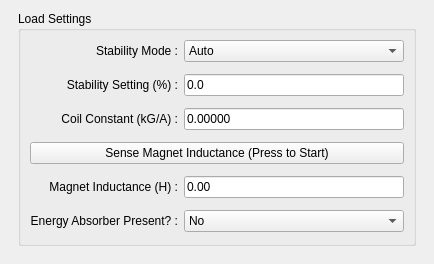
          <widget class="QWidget" name="loadPage">
           <property name="geometry">
            <rect>
             <x>0</x>
             <y>0</y>
             <width>429</width>
             <height>264</height>
            </rect>
           </property>
           <attribute name="label">
            <string>Load</string>
           </attribute>
           <layout class="QVBoxLayout" name="loadPageLayout">
            <property name="leftMargin">
             <number>18</number>
            </property>
            <property name="rightMargin">
             <number>18</number>
            </property>
            <property name="bottomMargin">
             <number>18</number>
            </property>
            <item>
             <widget class="QGroupBox" name="loadGroupBox">
              <property name="title">
               <string>Load Settings</string>
              </property>
              <layout class="QGridLayout" name="loadGroupLayout">
               <property name="verticalSpacing">
                <number>12</number>
               </property>
               <item row="1" column="3">
                <widget class="QLineEdit" name="stabilitySettingEdit">
                 <property name="text">
                  <string>0.0</string>
                 </property>
                </widget>
               </item>
               <item row="6" column="2" colspan="2">
                <spacer name="verticalSpacer_9">
                 <property name="orientation">
                  <enum>Qt::Vertical</enum>
                 </property>
                 <property name="sizeHint" stdset="0">
                  <size>
                   <width>20</width>
                   <height>190</height>
                  </size>
                 </property>
                </spacer>
               </item>
               <item row="0" column="0">
                <spacer name="horizontalSpacer">
                 <property name="orientation">
                  <enum>Qt::Horizontal</enum>
                 </property>
                 <property name="sizeHint" stdset="0">
                  <size>
                   <width>133</width>
                   <height>20</height>
                  </size>
                 </property>
                </spacer>
               </item>
               <item row="2" column="3">
                <widget class="QLineEdit" name="coilConstantEdit">
                 <property name="text">
                  <string>0.00000</string>
                 </property>
                </widget>
               </item>
               <item row="0" column="4">
                <spacer name="horizontalSpacer_2">
                 <property name="orientation">
                  <enum>Qt::Horizontal</enum>
                 </property>
                 <property name="sizeHint" stdset="0">
                  <size>
                   <width>133</width>
                   <height>20</height>
                  </size>
                 </property>
                </spacer>
               </item>
               <item row="4" column="3">
                <widget class="QLineEdit" name="magInductanceEdit">
                 <property name="text">
                  <string>0.00</string>
                 </property>
                </widget>
               </item>
               <item row="0" column="3">
                <widget class="QComboBox" name="stabilityModeComboBox">
                 <property name="maximumSize">
                  <size>
                   <width>16777215</width>
                   <height>16777215</height>
                  </size>
                 </property>
                 <item>
                  <property name="text">
                   <string>Auto</string>
                  </property>
                 </item>
                 <item>
                  <property name="text">
                   <string>Manual</string>
                  </property>
                 </item>
                 <item>
                  <property name="text">
                   <string>Test</string>
                  </property>
                 </item>
                </widget>
               </item>
               <item row="5" column="3">
                <widget class="QComboBox" name="absorberComboBox">
                 <property name="maximumSize">
                  <size>
                   <width>16777215</width>
                   <height>16777215</height>
                  </size>
                 </property>
                 <item>
                  <property name="text">
                   <string>No</string>
                  </property>
                 </item>
                 <item>
                  <property name="text">
                   <string>Yes</string>
                  </property>
                 </item>
                </widget>
               </item>
               <item row="3" column="1" colspan="3">
                <widget class="QPushButton" name="inductanceButton">
                 <property name="focusPolicy">
                  <enum>Qt::ClickFocus</enum>
                 </property>
                 <property name="text">
                  <string>Sense Magnet Inductance (Press to Start)</string>
                 </property>
                </widget>
               </item>
               <item row="5" column="1" colspan="2">
                <widget class="QLabel" name="absorberLabel">
                 <property name="text">
                  <string>Energy Absorber Present? :</string>
                 </property>
                 <property name="alignment">
                  <set>Qt::AlignRight|Qt::AlignTrailing|Qt::AlignVCenter</set>
                 </property>
                </widget>
               </item>
               <item row="4" column="1" colspan="2">
                <widget class="QLabel" name="magInductanceLabel">
                 <property name="text">
                  <string>Magnet Inductance (H) :</string>
                 </property>
                 <property name="alignment">
                  <set>Qt::AlignRight|Qt::AlignTrailing|Qt::AlignVCenter</set>
                 </property>
                </widget>
               </item>
               <item row="2" column="1" colspan="2">
                <widget class="QLabel" name="coilConstantLabel">
                 <property name="text">
                  <string>Coil Constant (kG/A) :</string>
                 </property>
                 <property name="alignment">
                  <set>Qt::AlignRight|Qt::AlignTrailing|Qt::AlignVCenter</set>
                 </property>
                </widget>
               </item>
               <item row="1" column="1" colspan="2">
                <widget class="QLabel" name="stabilitySettingLabel">
                 <property name="text">
                  <string>Stability Setting (%) :</string>
                 </property>
                 <property name="alignment">
                  <set>Qt::AlignRight|Qt::AlignTrailing|Qt::AlignVCenter</set>
                 </property>
                </widget>
               </item>
               <item row="0" column="1" colspan="2">
                <widget class="QLabel" name="stabilityModeLabel">
                 <property name="text">
                  <string>Stability Mode :</string>
                 </property>
                 <property name="alignment">
                  <set>Qt::AlignRight|Qt::AlignTrailing|Qt::AlignVCenter</set>
                 </property>
                </widget>
               </item>
              </layout>
             </widget>
            </item>
           </layout>
          </widget>
